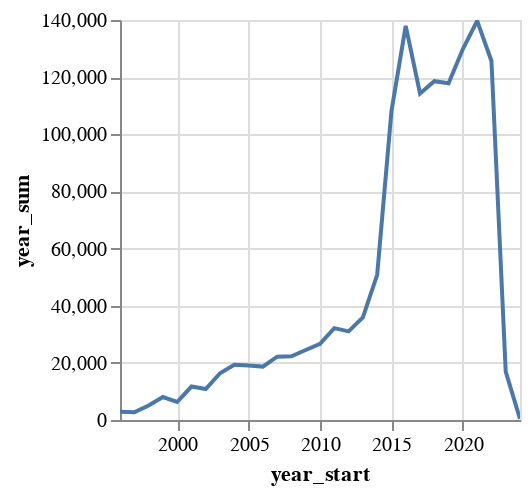

Notebook code for this chart:
### Code cell
alt.data_transformers.disable_max_rows()

df_yearly = df.group_by("Date").len().sort("Date", descending=False)
df_yearly = df_yearly.with_columns(
    pl.col("Date").dt.truncate("1y").alias("year_start")
)

df_yearly = df_yearly.group_by("year_start").agg([
    pl.col("len").sum().alias("year_sum")])
df_yearly.plot.line(x="year_start", y="year_sum").properties(width=200,height=200)

### Figure 1 — Vega-Lite specification as saved in the notebook (floating-point values rounded to 4 significant figures)
{"config": {"view": {"continuousWidth": 300, "continuousHeight": 300}}, "data": {"name": "data-bbc1114b767099d975f5b804f82d4989"}, "mark": {"type": "line", "tooltip": true}, "encoding": {"x": {"field": "year_start", "type": "temporal"}, "y": {"field": "year_sum", "type": "quantitative"}}, "height": 200, "params": [{"name": "param_2", "select": {"type": "interval", "encodings": ["x", "y"]}, "bind": "scales"}], "width": 200, "$schema": "https://vega.github.io/schema/vega-lite/v5.20.1.json", "datasets": {"data-bbc1114b767099d975f5b804f82d4989": [{"year_start": "1996-01-01T00:00:00", "year_sum": 2857}, {"year_start": "1997-01-01T00:00:00", "year_sum": 2720}, {"year_start": "1998-01-01T00:00:00", "year_sum": 5056}, {"year_start": "1999-01-01T00:00:00", "year_sum": 8030}, {"year_start": "2000-01-01T00:00:00", "year_sum": 6304}, {"year_start": "2001-01-01T00:00:00", "year_sum": 11717}, {"year_start": "2002-01-01T00:00:00", "year_sum": 10846}, {"year_start": "2003-01-01T00:00:00", "year_sum": 16371}, {"year_start": "2004-01-01T00:00:00", "year_sum": 19360}, {"year_start": "2005-01-01T00:00:00", "year_sum": 19102}, {"year_start": "2006-01-01T00:00:00", "year_sum": 18696}, {"year_start": "2007-01-01T00:00:00", "year_sum": 22161}, {"year_start": "2008-01-01T00:00:00", "year_sum": 22296}, {"year_start": "2009-01-01T00:00:00", "year_sum": 24516}, {"year_start": "2010-01-01T00:00:00", "year_sum": 26692}, {"year_start": "2011-01-01T00:00:00", "year_sum": 32151}, {"year_start": "2012-01-01T00:00:00", "year_sum": 31009}, {"year_start": "2013-01-01T00:00:00", "year_sum": 35898}, {"year_start": "2014-01-01T00:00:00", "year_sum": 50827}, {"year_start": "2015-01-01T00:00:00", "year_sum": 108050}, {"year_start": "2016-01-01T00:00:00", "year_sum": 137926}, {"year_start": "2017-01-01T00:00:00", "year_sum": 114268}, {"year_start": "2018-01-01T00:00:00", "year_sum": 118593}, {"year_start": "2019-01-01T00:00:00", "year_sum": 117853}, {"year_start": "2020-01-01T00:00:00", "year_sum": 129822}, {"year_start": "2021-01-01T00:00:00", "year_sum": 139697}, {"year_start": "2022-01-01T00:00:00", "year_sum": 125656}, {"year_start": "2023-01-01T00:00:00", "year_sum": 16908}, {"year_start": "2024-01-01T00:00:00", "year_sum": 414}]}}
